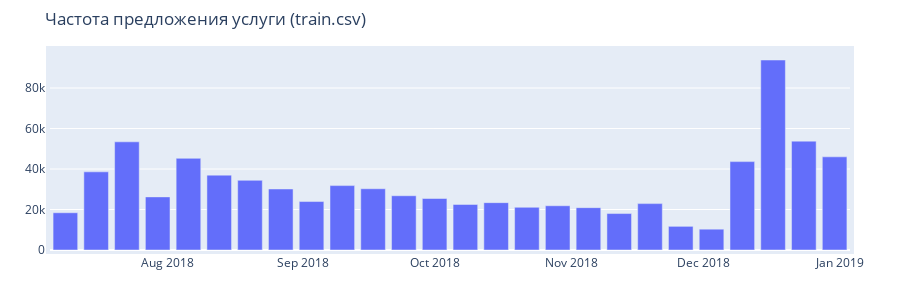
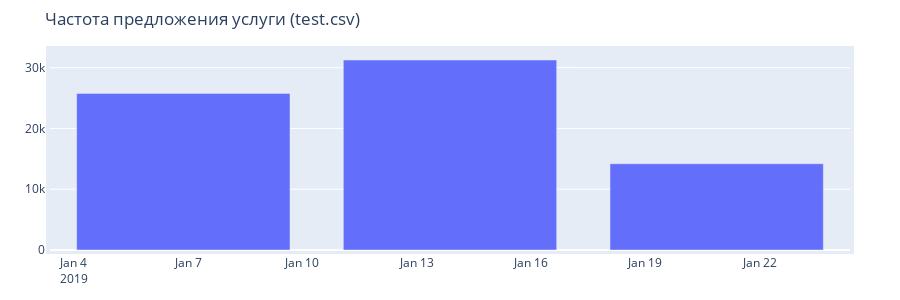

The code cell stored with these charts, in order, in its notebook:
### Code cell
def plot_id_frec(df, time_col, name):
    px = pd.Series(df[time_col].unique())
    py = []

    for t in px:
        # подсчет количества предложений услуг на определенную дату
        py.append(df.loc[df[time_col].isin([t]), 'id'].count())
    
    fig = go.Figure(
    data=[go.Bar(x=px,y=py)],
    layout_title_text=f'Частота предложения услуги ({name})'
    )
    fig.update_layout(
    autosize=True,
    width=900,
    height=300,
    margin=dict(
        l=50,
        r=50,
        b=50,
        t=50,
        pad=4
        )
    )
    fig.show()
    
plot_id_frec(df_train, 'buy_time','train.csv')
plot_id_frec(df_test, 'buy_time', 'test.csv')

### Figure 1 — Plotly figure (JSON) as saved in the notebook; plotly's stock layout.template omitted (floating-point values rounded to 4 significant figures)
{"data": [{"type": "bar", "x": ["2018-09-16T21:00:00", "2018-07-15T21:00:00", "2018-08-12T21:00:00", "2018-09-02T21:00:00", "2018-07-29T21:00:00", "2018-12-16T21:00:00", "2018-12-23T21:00:00", "2018-08-19T21:00:00", "2018-11-11T21:00:00", "2018-09-30T21:00:00", "2018-08-05T21:00:00", "2018-11-04T21:00:00", "2018-10-14T21:00:00", "2018-09-09T21:00:00", "2018-12-30T21:00:00", "2018-07-22T21:00:00", "2018-12-09T21:00:00", "2018-11-18T21:00:00", "2018-09-23T21:00:00", "2018-08-26T21:00:00", "2018-10-28T21:00:00", "2018-07-08T21:00:00", "2018-10-07T21:00:00", "2018-10-21T21:00:00", "2018-12-02T21:00:00", "2018-11-25T21:00:00"], "y": [30256, 38609, 36975, 23935, 26238, 93850, 53773, 34418, 17997, 25431, 45277, 20920, 23386, 31812, 46017, 53436, 43661, 22915, 26804, 30134, 21854, 18396, 22503, 21089, 10279, 11688]}], "layout": {"autosize": true, "height": 300, "margin": {"b": 50, "l": 50, "pad": 4, "r": 50, "t": 50}, "title": {"text": "Частота предложения услуги (train.csv)"}, "width": 900}}

### Figure 2 — Plotly figure (JSON) as saved in the notebook; plotly's stock layout.template omitted (floating-point values rounded to 4 significant figures)
{"data": [{"type": "bar", "x": ["2019-01-20T21:00:00", "2019-01-06T21:00:00", "2019-01-13T21:00:00"], "y": [14198, 25770, 31263]}], "layout": {"autosize": true, "height": 300, "margin": {"b": 50, "l": 50, "pad": 4, "r": 50, "t": 50}, "title": {"text": "Частота предложения услуги (test.csv)"}, "width": 900}}
